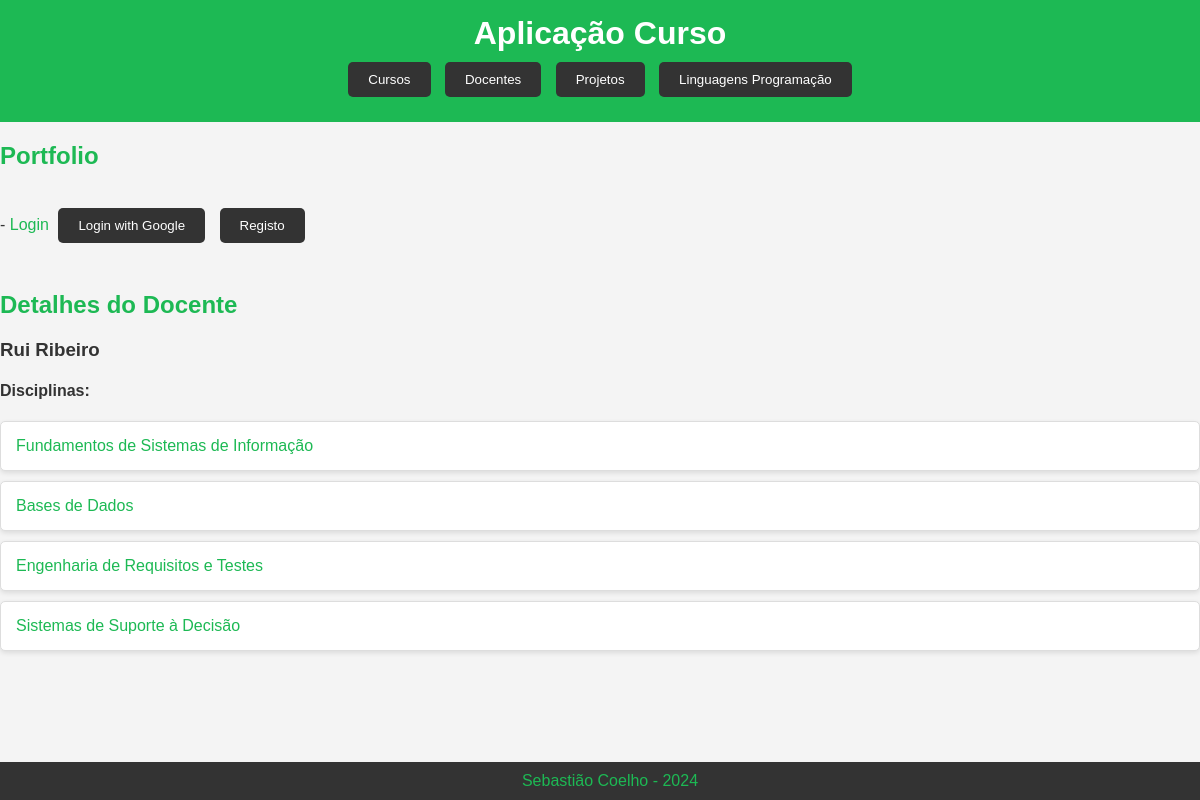
Page /curso/docente/1 on the committed database.
### curso/models.py (models this page shows, shortened)
class Docente(models.Model):
    nome = models.CharField(max_length=255)
    disciplinas = models.ManyToManyField(Disciplina, related_name='docentes')

class Disciplina(models.Model):
    nome = models.CharField(max_length=255)
    ano = models.IntegerField(choices=[(1, '1º Ano'), (2, '2º Ano'), (3, '3º Ano')])
    semestre = models.CharField(max_length=20,
                                choices=[('1º Semestre', '1º Semestre'), ('2º Semestre', '2º Semestre'),
                                         ('Anual', 'Anual'), ])
    ects = models.FloatField()
    codigo_leitura = models.CharField(max_length=50)

### curso/views.py (the view)
# urls.py: path('docente/<int:docente_id>', views.docente_view, name='docente'),
def docente_view(request, docente_id):
    docente = Docente.objects.get(id=docente_id)
    context = {
        'docente': docente,
        'disciplinas': docente.disciplinas.all()
    }
    return render(request, 'curso/docente.html', context)

### curso/templates/curso/docente.html (shortened to what this page needs)
{% extends 'curso/layout.html' %}
{% block content %}
    <h2>Detalhes do Docente</h2>
    <h3>{{ docente.nome }}</h3>
    <h4>Disciplinas:</h4>
    <ul>
        {% for disciplina in disciplinas %}
            <li><a href="{% url 'curso:disciplina'  disciplina.id %}">
                {{ disciplina.nome }}</a></li>
        {% endfor %}
    </ul>
{% endblock %}

### static/curso/estilos.css (style rules this page uses)
body { font-family: 'Arial', sans-serif; background-color: #f4f4f4; color: #333; margin: 0; padding: 0; }
ul { list-style: none; padding: 0; }
li { background: #fff; border: 1px solid #ddd; margin-bottom: 10px; padding: 15px; border-radius: 5px; box-shadow: 0 2px 5px rgba(0,0,0,0.1); }
h2 { color: #1DB954; }
a { color: #1DB954; text-decoration: none; }

### rows in the picture
Docente: nome "Rui Ribeiro"
Disciplina: nome "Fundamentos de Sistemas de Informação"
Disciplina: nome "Bases de Dados"
Disciplina: nome "Engenharia de Requisitos e Testes"
Disciplina: nome "Sistemas de Suporte à Decisão"
